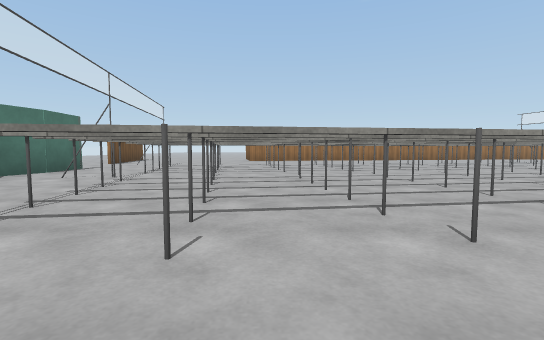
View 1 (above)

16 first-person views from a walk through a robot-simulator world made for Gazebo. The camera is 0.94 m above the floor, tilts 4° down and sees 85° across. The floor is counted in squares, 2 m on a side. Each view is taken from the middle of a square. On the plan, view 1 faces up. The plan holds only what a view shows up to about 9 squares ahead; the rest is blank. The place goes on beyond the plan. Gazebo's built-in surfaces are drawn with simple patterns. Surface patterns are stand-ins for the level's own textures.

View 2
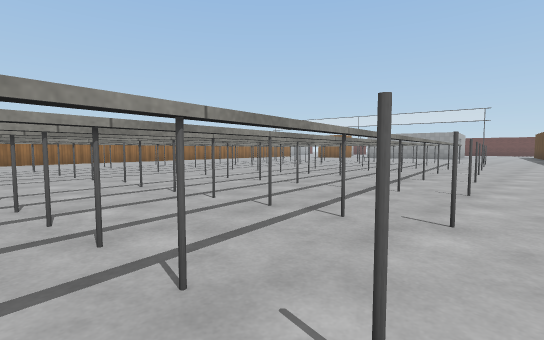

View 3
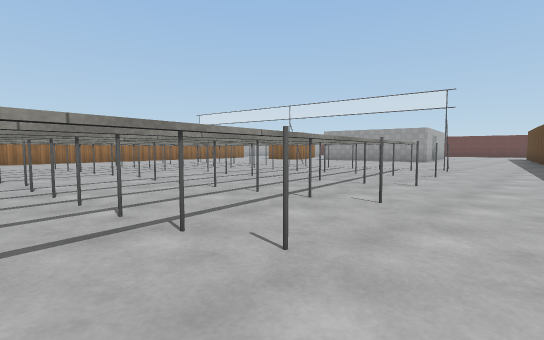

View 4
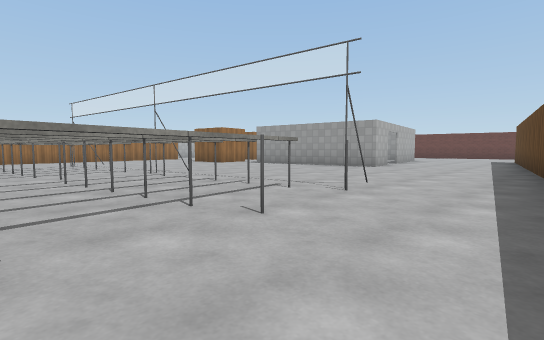

View 5
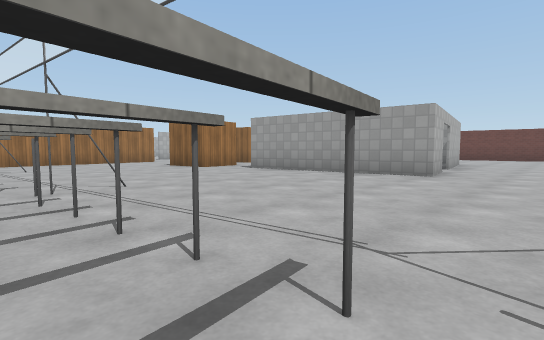

View 6
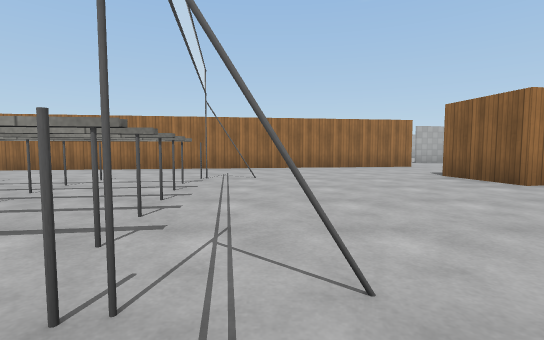

View 7
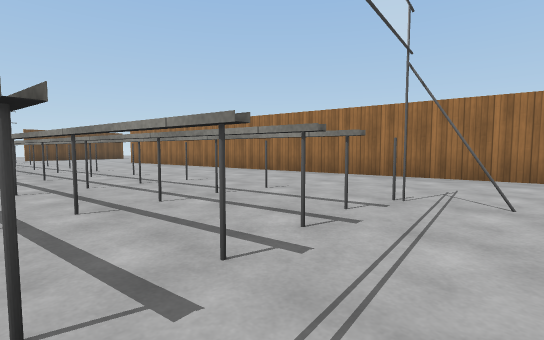

View 8
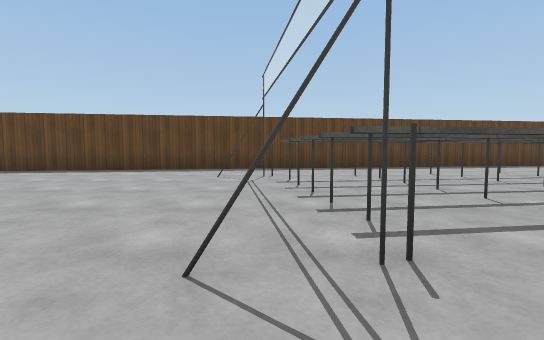

View 9
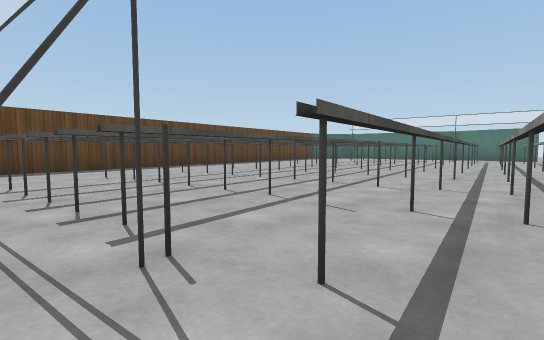

View 10
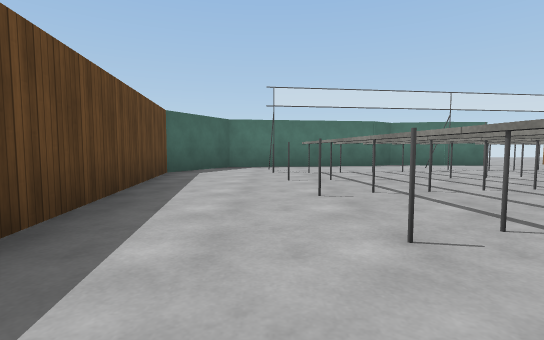

View 11
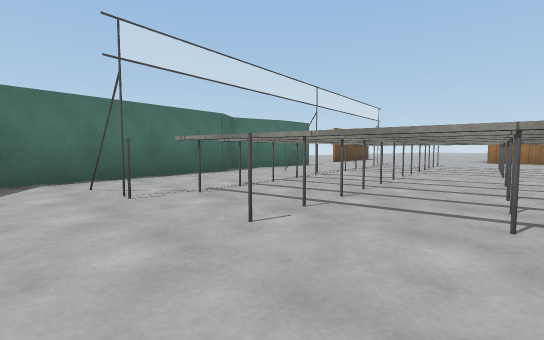

View 12
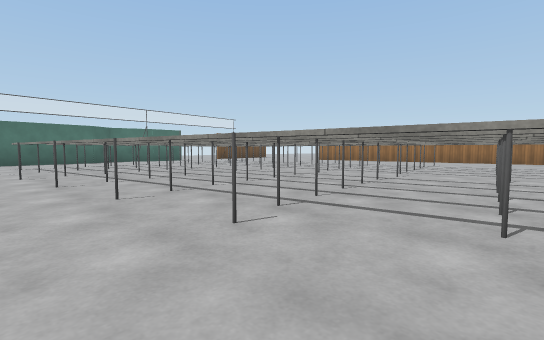

View 13
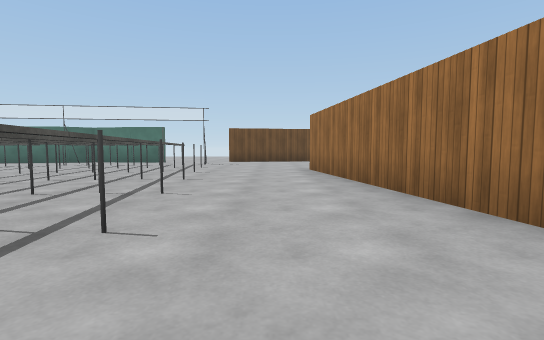

View 14
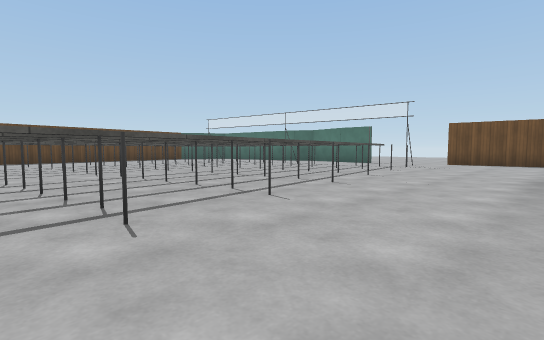

View 15
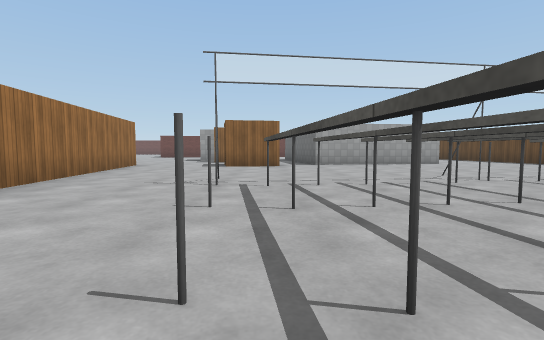

View 16
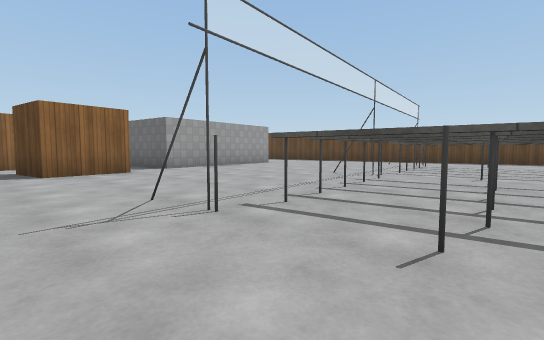

### Floor plan
Key: @ floor where view 1 was taken; # wall or solid block; . floor; D open door; T thing the floor can be seen under or through; B dark grey box; P pole; G grey pole; O other object.
Columns run from 5 left of view 1 to 16 right of it. Each row starts with its distance up from view 1.
 14                #####
 13         ########....
 12  ...#####.....P......#
 11 #...........P.G....#.#
 10 #.O...O.OP.P.T.....#
  9 .OOO.OBTTTTTTT.....##
  8 ...TTTTTTTTT#TT....#
  7 #..TTTTTTTTTTOPG...#
  6 #.OTTTTTTT#TTTT....#
  5 #OOTTTT####TT...... #D
  4 ##BTTT###TTTTTTG......
  3  # T#####TTTTP.OG.....
  2  ######.PP.PO.......##
  1  #GP.PP.......#######
  0  ##G.@..#######
 -1   #######

Positions as (right, up) in squares from view 1, and headings:
1: (0, 0), facing up
2: (-1, 1), facing up-right
3: (3, 1), facing up-right
4: (7, 1), facing up-right
5: (9, 3), facing up-right
6: (10, 6), facing up
7: (10, 8), facing up-left
8: (10, 8), facing down
9: (10, 8), facing down-left
10: (4, 1), facing left
11: (1, 0), facing up-left
12: (7, 1), facing up-left
13: (6, 11), facing left
14: (5, 12), facing down-left
15: (5, 10), facing right
16: (7, 12), facing down-right
